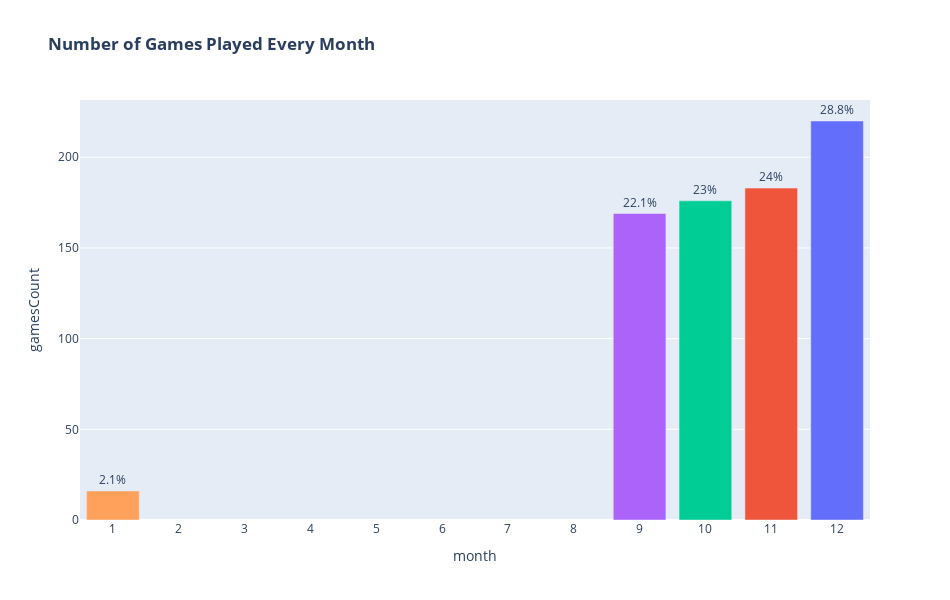

Write notebook code for a chart like this one.
### Markdown cell above
#### As the Years Pass the Number of Games Held Every Year/Season Increased

### Code cell
plotlybar(games, "month", "Number of Games Played Every Month")

### Figure 1 — Plotly figure (JSON) as saved in the notebook; plotly's stock layout.template omitted (floating-point values rounded to 4 significant figures)
{"data": [{"alignmentgroup": "True", "hovertemplate": "color=#8a170f<br>month=%{x}<br>gamesCount=%{y}<br>percent=%{text}<extra></extra>", "legendgroup": "#8a170f", "marker": {"color": "#636efa", "pattern": {"shape": ""}}, "name": "#8a170f", "offsetgroup": "#8a170f", "orientation": "v", "showlegend": true, "text": [28.8], "textposition": "outside", "texttemplate": "%{text}%", "type": "bar", "x": [12], "xaxis": "x", "y": [220], "yaxis": "y"}, {"alignmentgroup": "True", "hovertemplate": "color=#8a1e0f<br>month=%{x}<br>gamesCount=%{y}<br>percent=%{text}<extra></extra>", "legendgroup": "#8a1e0f", "marker": {"color": "#EF553B", "pattern": {"shape": ""}}, "name": "#8a1e0f", "offsetgroup": "#8a1e0f", "orientation": "v", "showlegend": true, "text": [24], "textposition": "outside", "texttemplate": "%{text}%", "type": "bar", "x": [11], "xaxis": "x", "y": [183], "yaxis": "y"}, {"alignmentgroup": "True", "hovertemplate": "color=#8a250f<br>month=%{x}<br>gamesCount=%{y}<br>percent=%{text}<extra></extra>", "legendgroup": "#8a250f", "marker": {"color": "#00cc96", "pattern": {"shape": ""}}, "name": "#8a250f", "offsetgroup": "#8a250f", "orientation": "v", "showlegend": true, "text": [23], "textposition": "outside", "texttemplate": "%{text}%", "type": "bar", "x": [10], "xaxis": "x", "y": [176], "yaxis": "y"}, {"alignmentgroup": "True", "hovertemplate": "color=#8a2d0f<br>month=%{x}<br>gamesCount=%{y}<br>percent=%{text}<extra></extra>", "legendgroup": "#8a2d0f", "marker": {"color": "#ab63fa", "pattern": {"shape": ""}}, "name": "#8a2d0f", "offsetgroup": "#8a2d0f", "orientation": "v", "showlegend": true, "text": [22.1], "textposition": "outside", "texttemplate": "%{text}%", "type": "bar", "x": [9], "xaxis": "x", "y": [169], "yaxis": "y"}, {"alignmentgroup": "True", "hovertemplate": "color=#8a340f<br>month=%{x}<br>gamesCount=%{y}<br>percent=%{text}<extra></extra>", "legendgroup": "#8a340f", "marker": {"color": "#FFA15A", "pattern": {"shape": ""}}, "name": "#8a340f", "offsetgroup": "#8a340f", "orientation": "v", "showlegend": true, "text": [2.1], "textposition": "outside", "texttemplate": "%{text}%", "type": "bar", "x": [1], "xaxis": "x", "y": [16], "yaxis": "y"}], "layout": {"barmode": "relative", "height": 600, "legend": {"title": {"text": "color"}, "tracegroupgap": 0}, "showlegend": false, "title": {"text": "<b>Number of Games Played Every Month</b>"}, "width": 950, "xaxis": {"anchor": "y", "domain": [0, 1], "dtick": 1, "title": {"text": "month"}}, "yaxis": {"anchor": "x", "domain": [0, 1], "title": {"text": "gamesCount"}}}}
